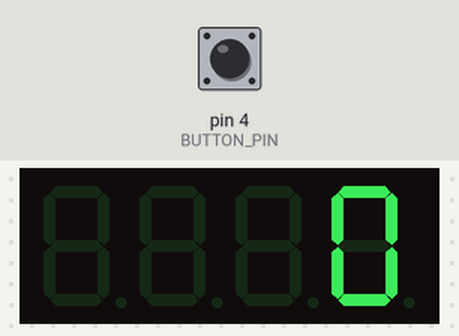
Bench run of a sketch on a simulated Arduino Uno, built with avr-gcc and run on an emulated ATmega328P. Shown: 4-digit seven-segment display. The inputs (shaded band) are chosen by the test bench; at power-on: pin 4 (BUTTON_PIN) HIGH.

Above: at 1.2 s.
1.3 s: pin 4 (BUTTON_PIN) pulled LOW for 0.15 s
At 2.2 s:
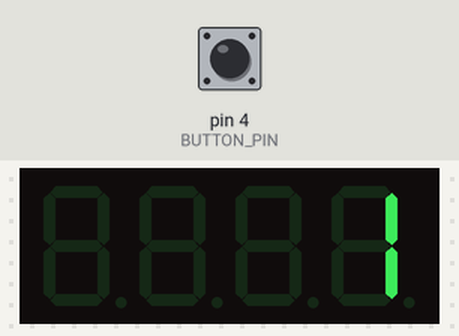
2.9 s: pin 4 (BUTTON_PIN) pulled LOW for 1 s
At 3.5 s:
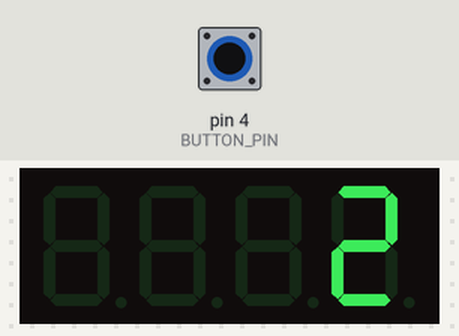
5.4 s: pin 4 (BUTTON_PIN) pulled LOW for 0.15 s
At 6.6 s:
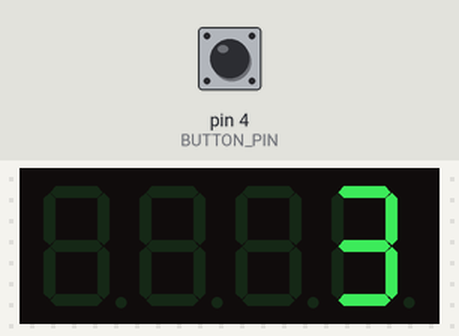
7.0 s: pin 4 (BUTTON_PIN) pulled LOW for 1 s
At 7.8 s:
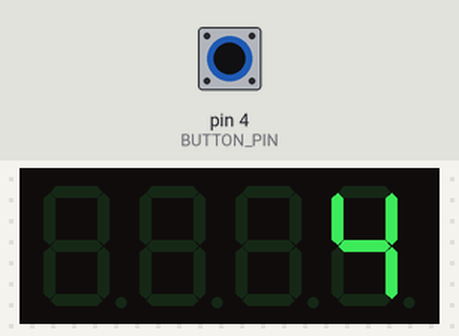
Timing chart, 0 to 10.0 s (numbered marks = the images above; inputs shaded):
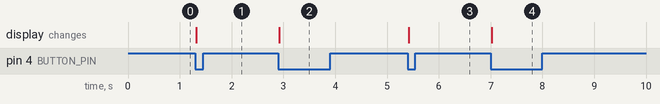

Measured:
- after the input at 1.3 s, the display: changes at once (image 1)
- after the input at 2.9 s, the display: changes at once (image 2)
- after the input at 5.4 s, the display: changes at once (image 3)
- after the input at 7.0 s, the display: changes at once (image 4)

The sketch:

7_SEGMENT_INCREMENT_USING_BUTTON.ino
```cpp
 #include <TM1637Display.h>

// TM1637 display pins
#define CLK 2
#define DIO 3

// Button pin
#define BUTTON_PIN 4

TM1637Display display(CLK, DIO);
int counter = 0;
bool lastButtonState = HIGH;

void setup() {
  pinMode(BUTTON_PIN, INPUT_PULLUP); // Internal pull-up
  display.setBrightness(0x0f);       // Max brightness
  display.showNumberDec(counter);    // Initial value
}

void loop() {
  bool buttonState = digitalRead(BUTTON_PIN);

  // Detect button press (LOW due to pull-up)
  if (lastButtonState == HIGH && buttonState == LOW) {
    counter++;
    if (counter > 9999) counter = 0; // Limit to 4 digits
    display.showNumberDec(counter);
    delay(200); // Debounce
  }

  lastButtonState = buttonState;
}
```
